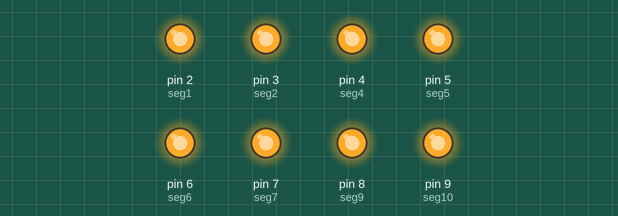
Recording of a sketch running on a simulated Arduino Uno, built with avr-gcc and run on an emulated ATmega328P. On the bench: output pins drawn as LEDs (lit = HIGH).

Above: at 0.5 s.
At 3.5 s:
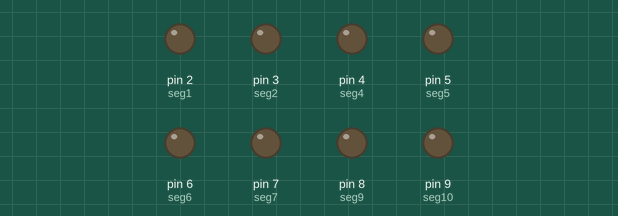
Timing chart, 0 to 4.6 s (numbered marks = the images above):
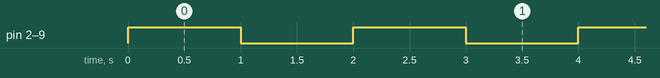

Measured:
- by itself, pin 2 (seg1), pin 3 (seg2), pin 4 (seg4), pin 5 (seg5), pin 6 (seg6), pin 7 (seg7), pin 8 (seg9), pin 9 (seg10): alternates HIGH for 1.0 s and LOW for 1.0 s

The sketch:

seg1.ino
```cpp
int seg1=2;
int seg2=3;
int seg4=4;
int seg5=5;
int seg6=6;
int seg7=7;
int seg9=8;
int seg10=9;

const int Time=1000;

void setup ()
{
pinMode (seg1, OUTPUT);
pinMode (seg2, OUTPUT);
pinMode (seg4, OUTPUT);
pinMode (seg5, OUTPUT);
pinMode (seg6, OUTPUT);
pinMode (seg7, OUTPUT);
pinMode (seg9, OUTPUT);
pinMode (seg10, OUTPUT);
}
void loop ()
{
digitalWrite(seg1, HIGH);
digitalWrite(seg2, HIGH);
digitalWrite(seg4, HIGH);
digitalWrite(seg5, HIGH);
digitalWrite(seg6, HIGH);
digitalWrite(seg7, HIGH);
digitalWrite(seg9, HIGH);
digitalWrite(seg10, HIGH);

delay(Time);

digitalWrite(seg1, LOW);
digitalWrite(seg2, LOW);
digitalWrite(seg4, LOW);
digitalWrite(seg5, LOW);
digitalWrite(seg6, LOW);
digitalWrite(seg7, LOW);
digitalWrite(seg9, LOW);
digitalWrite(seg10, LOW);

delay(Time);
}
```
